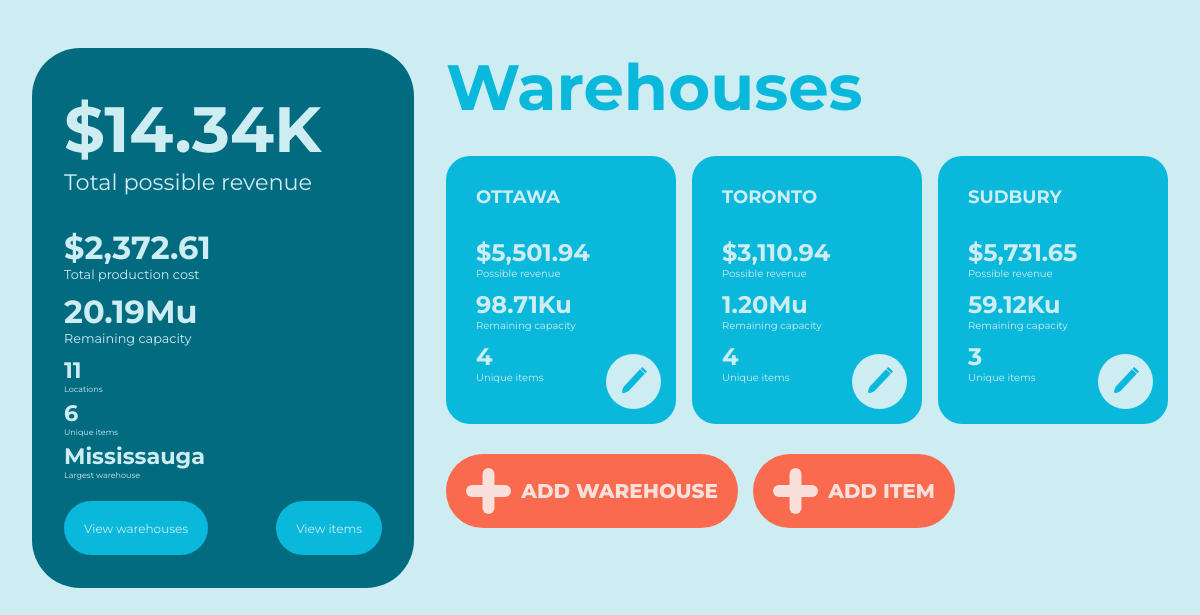
The page /home on the database its author committed.
### wms/models.py (models this page shows, shortened)
class Warehouse(db.Model):
    _id = db.Column(db.Integer, primary_key=True)
    name = db.Column(db.String(MAXIMUM_NAME_LEN), unique=True, nullable=False)
    capacity = db.Column(db.Integer, nullable=False)
    items = db.relationship("Item", backref="home_warehouse", lazy=True)
    @hybrid_property
    def remaining_capacity(self):
        capacityUsed = 0
        for item in self.items:
            capacityUsed += item.quantity * ItemTemplate.query.filter_by(_id=item.item_template_id).first().size
        return self.capacity - capacityUsed
    @hybrid_property
    def possible_revenue(self):
        revenue = 0
        for item in self.items:
            item_temp = ItemTemplate.query.filter_by(_id=item.item_template_id).first()
            revenue += item.quantity * (item_temp.price - item_temp.cost)
        return revenue
    @hybrid_property
    def total_production_cost(self):
        total_production_cost = 0
        for item in self.items:
            total_production_cost += item.quantity * ItemTemplate.query.filter_by(_id=item.item_template_id).first().cost
        return total_production_cost

class Item(db.Model):
    _id = db.Column(db.Integer, primary_key=True)
    quantity = db.Column(db.Integer, nullable=False)
    warehouse = db.Column(db.String(MAXIMUM_NAME_LEN), db.ForeignKey('warehouse.name'), nullable=False)
    item_template_id = db.Column(db.Integer, db.ForeignKey('item_template._id'), nullable=False)

class ItemTemplate(db.Model):
    _id = db.Column(db.Integer, primary_key=True)
    name = db.Column(db.String(MAXIMUM_NAME_LEN), unique=True, nullable=False)
    price = db.Column(db.Float, nullable=False)
    cost = db.Column(db.Float, nullable=False)
    size = db.Column(db.Integer, nullable=False)
    low_threshold = db.Column(db.Integer, nullable=False)
    instances = db.relationship('Item', backref='item_template', lazy=True)  # Instances using this item template

### wms/routes.py (the view, shortened to what this page needs)
@app.route("/", methods=METHODS)
@app.route("/home", methods=METHODS)
def home():
    warehouseForm = WarehouseForm()
    itemForm = ItemForm()
    warehouseList = Warehouse.query.all()
    try:
        largest = warehouseList[0]
        for warehouse in warehouseList:
            if warehouse.capacity > largest.capacity:
                largest = warehouse
        largest = largest.name
    except IndexError:
        largest = "No data"
    productionCost = 0
    remainingCapacity = 0
    possibleRevenue = 0
    for warehouse in warehouseList:
        productionCost += warehouse.total_production_cost
        remainingCapacity += warehouse.remaining_capacity
        possibleRevenue += warehouse.possible_revenue
    if warehouseForm.validate_on_submit():
        flash(f'Warehouse "{warehouseForm.name.data}" created.')
        db.session.add(Warehouse(name=warehouseForm.name.data.title(),
                                 capacity=warehouseForm.capacity.data))
        db.session.commit()
        return redirect(url_for('home'))
    return render_template('home.html',
                           warehouseForm=warehouseForm,
                           itemForm=itemForm,
                           warehouseList=warehouseList,
                           possibleRevenue=possibleRevenue,
                           productionCost=productionCost,
                           remainingCapacity=remainingCapacity,
                           largestWarehouse=largest,
                           uniqueItems=len(ItemTemplate.query.all()),
                           price_format=price_format,
                           capacity_format=capacity_format)

### wms/functions.py (called while the page is built)
def price_format(price, small=False):
    price = round(price, 2)
    if small:
        if price >= 1000:
            price /= 1000
            return "{:.2f}K".format(price)
    if price < 10000:
        return "{:,.2f}".format(price)
    else:
        if 1000000 < price < 9000000:
            price /= 1000000
            return "{:.2f}M".format(price)
        price /= 1000
        return "{:.2f}K".format(price)

def capacity_format(capacity):
    if capacity < 10000:
        return "{:,}".format(capacity)
    elif 10000 <= capacity <= 999999:
        capacity /= 1000
        return "{:.2f}K".format(capacity)
    else:
        capacity /= 1000000
        return "{:.2f}M".format(capacity)

### wms/templates/home.html (shortened to what this page needs)
<!DOCTYPE html>
{% extends "base.html" %}
{% block content %}
<link rel="stylesheet" href="static/home.css">
<div class="stats-card">
    <h1>${{price_format(possibleRevenue, small=True)}}</h1>
    <p>Total possible revenue</p>
    <div class="main-stats">
        <h1>${{price_format(productionCost)}}</h1>
        <p>Total production cost</p>
        <h1>{{capacity_format(remainingCapacity)}}u</h1>
        <p>Remaining capacity</p>
    </div>
    <div class="small-stats">
        <h1>{{warehouseList|length}}</h1>
        <p>Locations</p>
        <h1>{{uniqueItems}}</h1>
        <p>Unique items</p>
        <h1>{{largestWarehouse}}</h1>
        <p>Largest warehouse</p>
    </div>
    <div class="buttons">
        <a href="{{url_for('warehouses')}}" class="view-button">View warehouses</a>
        <a href="{{url_for('items')}}" class="view-button">View items</a>
    </div>
</div>
<div class="warehouses-preview">
    <h1>Warehouses</h1>
    <div class="warehouse-carousel">
        <ul>
            {% for warehouse in warehouseList[0:3] %}
                <li>
                    <div class="warehouse-card">
                        <h1>{{warehouse.name}}</h1>
                        <h2>${{price_format(warehouse.possible_revenue)}}</h2>
                        <p>Possible revenue</p>
                        <h2>{{capacity_format(warehouse.remaining_capacity)}}u</h2>
                        <p>Remaining capacity</p>
                        <h2>{{warehouse.items|length}}</h2>
                        <p>Unique items</p>
                        <a href="{{url_for('view_warehouse', warehouse_name=warehouse.name)}}">
                            <button class="edit-button">
                                <img src="static/edit-button.svg" alt="Edit button">
                            </button>
                        </a>
                    </div>
                </li>
            {% endfor %}
        </ul>
    </div>
    <div class="add-button-section">
        <button class="add-button" id="add-warehouse">
            <img src="static/+.svg" alt="">
            <p>Add warehouse</p>
        </button>
        <button class="add-button" id="add-item">
            <img src="static/+.svg" alt="">
            <p>Add item</p>
        </button>
    </div>
</div>
{% endblock content %}

### wms/static/main.css (style rules this page uses)
body, html { margin: 0; padding: 0; background-color: #CEEDF3; font-family: 'Montserrat', sans-serif; scroll-behavior: smooth; }
a, button { cursor: pointer; font-family: 'Montserrat', sans-serif; text-decoration: none; }
a:link, button:link { text-decoration: none !important; }
img { pointer-events: none; -moz-user-select: none; -ms-user-select: none; user-select: none; -webkit-user-select: none; }

### wms/static/home.css (style rules this page uses)
body { display: -webkit-box; display: -ms-flexbox; display: flex; margin: 3em 2em; }
.stats-card { background-color: #036B80; color: #CEEDF3; padding: 1em 2em; border-radius: 3em; width: 500px; overflow: hidden; }
.stats-card h1 { font-size: 4em; margin: 0; margin-top: .4em; }
.stats-card p { font-size: 1.4em; margin: 0; }
.stats-card .main-stats { margin-top: 2em; }
.stats-card .main-stats h1 { font-size: 2em; margin: 0; }
.stats-card .main-stats p { font-size: .8em; margin-bottom: 10px; }
.stats-card .small-stats h1 { font-size: 1.4em; margin: 0; }
.stats-card .small-stats p { font-size: .5em; margin-bottom: 5px; }
.stats-card .buttons { display: -webkit-box; display: -ms-flexbox; display: flex; -ms-flex-item-align: center; align-self: center; -webkit-box-pack: justify; -ms-flex-pack: justify; justify-content: space-between; }
.stats-card .view-button { background-color: #09B8DB; border: none; border-radius: 4em; color: #CEEDF3; font-size: 12px; padding: 1.6em 20px; margin: 1.4em 0; text-decoration: none; }
.warehouses-preview { min-width: 722px; margin-left: 2em; }
.warehouses-preview h1 { font-size: 4em; color: #09B8DB; margin: 0; margin-bottom: 30px; }
.warehouses-preview .warehouse-carousel ul { margin: 0; padding: 0; display: -webkit-box; display: -ms-flexbox; display: flex; list-style: none; }
.warehouses-preview .warehouse-carousel ul li { margin-right: 1em; }
.warehouses-preview .warehouse-carousel ul :last-child { margin-right: 0; }
.warehouses-preview .warehouse-carousel h1, .warehouses-preview .warehouse-carousel h2, .warehouses-preview .warehouse-carousel p { color: #CEEDF3; margin: 0; }
.warehouses-preview .warehouse-carousel h1 { font-size: 18px; margin-bottom: .6em; text-transform: uppercase; margin-bottom: 30px; }
.warehouses-preview .warehouse-carousel p { font-size: 10px; margin-bottom: 10px; }
.warehouses-preview .warehouse-carousel .warehouse-card { border-radius: 1.5em; background-color: #09B8DB; width: 170px; overflow: hidden; -webkit-box-pack: left; -ms-flex-pack: left; justify-content: left; padding: 30px; position: relative; }
.warehouses-preview .warehouse-carousel button { border: none; padding: 0; margin: 0; background-color: #CEEDF3; border-radius: 50%; width: 55px; height: 55px; -webkit-box-pack: center; -ms-flex-pack: center; justify-content: center; position: absolute; right: 15px; bottom: 15px; }
.warehouses-preview .warehouse-carousel button img { margin-top: 2px; width: 50%; }
.warehouses-preview .add-button-section { display: -webkit-box; display: -ms-flexbox; display: flex; margin-top: 30px; }
.warehouses-preview .add-button { border: none; border-radius: 2em; background-color: #F96A4E; font-size: 20px; font-weight: 800; color: #FAE0DB; display: -webkit-box; display: -ms-flexbox; display: flex; -webkit-box-pack: center; -ms-flex-pack: center; justify-content: center; -webkit-box-align: center; -ms-flex-align: center; align-items: center; text-transform: uppercase; margin-right: 15px; padding: 5px 20px; }
.warehouses-preview .add-button img { margin-right: 10px; }

### rows shown on the page
Warehouse: name "Mississauga"
Warehouse: name "OTTAWA", items|length "4"
Item: item_template+quantity "5,501.94", quantity.capacity "98.71K"
Warehouse: name "TORONTO", items|length "4"
Item: quantity.cost "3,110.94", quantity.capacity "1.20M"
Warehouse: name "SUDBURY", items|length "3"
Item: quantity.cost "5,731.65", quantity.capacity "59.12K"

### other values the page prints
{{ price_format(possibleRevenue, small=True) }} "14.34K"
{{ price_format(productionCost) }} "2,372.61"
{{ capacity_format(remainingCapacity) }} "20.19M"
{{ warehouseList|length }} "11"
{{ uniqueItems }} "6"
